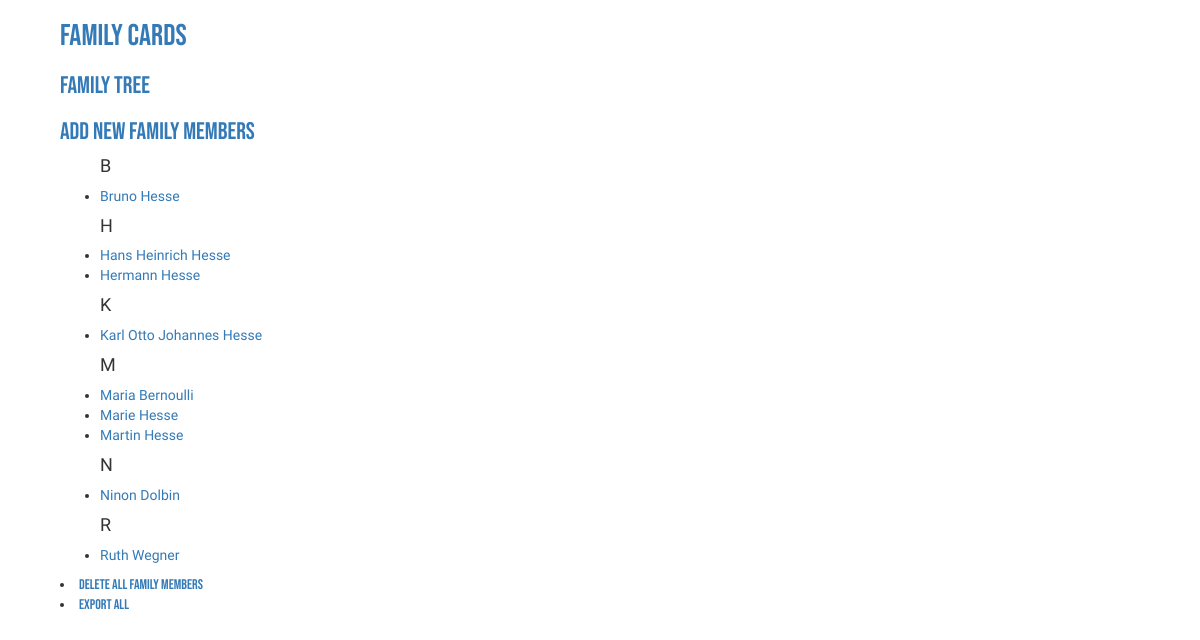
The page / on the database its author committed.
### familycards/models.py (models this page shows, shortened)
class FamilyMember(models.Model):
    first_name = models.CharField(max_length=200)
    last_name = models.CharField(max_length=200)
    other_names = models.CharField(max_length=200, blank=True)
    birth_name = models.CharField(max_length=200, blank=True)
    slug = models.SlugField(max_length=100, unique=True)
    date_of_birth = models.DateField(blank=True)
    city_of_birth = models.CharField(max_length=200, blank=True)
    country_of_birth = models.CharField(max_length=200, blank=True)
    date_of_death = models.DateField(blank=True)
    city_of_death = models.CharField(max_length=200, blank=True)
    country_of_death = models.CharField(max_length=200, blank=True)
    education = models.CharField(max_length=200, blank=True)
    job = models.CharField(max_length=200, blank=True)
    comments = models.CharField(max_length=500, blank=True)
    parents = MembersField(blank=True)
    partners = MembersField(blank=True)
    full_name = models.CharField(blank=True, max_length=200)

### familycards/views.py (the view)
# urls.py: path('', IndexView.as_view(), name='index'),
class IndexView(TemplateView):
   template_name = 'familycards/index.html'
   def get(self, request):
      context = {'family_members': FamilyMember.objects.all().order_by('first_name')}
      return render(request, self.template_name, context)

### familycards/models.py (called while the page is built)
    def from_db_value(self, value, expression, connection):
        if value is None:
            return value
        return value.split(', ')

### familycards/templates/familycards/index.html
{% extends 'familycards/base.html' %}
{% block content %}
<div class="index-familymembers-az">
   {% if family_members %}
       <ul>
       {% for family_member in family_members %}
           {% ifchanged family_member.first_name.0 %}<h4>{{family_member.first_name.0}}</h4>{% endifchanged%}
           <li><a href="{% url 'view_member' slug=family_member.slug %}">{{ family_member.first_name }} {{ family_member.last_name }}</a></li>
       {% endfor %}
       </ul>
   {% else %}
       <p>No family members added. You can test the app with Hesse Family</p>
   {% endif %}
</div>
<div class ='members-functions'>
    <li><a href="{% url 'delete_all' %}">delete all family members</a></li>
    <li><a href="{% url 'export_csv'%}">export all</a></li>
</div>
{% endblock %}

### familycards/static/css/familycards.css (style rules this page uses)
.members-functions li { padding-left: 30px; font-family: 'Bebas Neue', cursive; }
.index-familymembers-az, .index-familymembers-az p { padding-left: 30px; font-family: 'Nanum Gothic Coding', cursive; }
body { padding-left: 30px; }

### rows shown on the page
FamilyMember: first_name.0 "B", first_name "Bruno", last_name "Hesse"
FamilyMember: first_name.0 "H", first_name "Hans Heinrich", last_name "Hesse"
FamilyMember: first_name "Hermann", last_name "Hesse"
FamilyMember: first_name.0 "K", first_name "Karl Otto Johannes", last_name "Hesse"
FamilyMember: first_name.0 "M", first_name "Maria", last_name "Bernoulli"
FamilyMember: first_name "Marie", last_name "Hesse"
FamilyMember: first_name "Martin", last_name "Hesse"
FamilyMember: first_name.0 "N", first_name "Ninon", last_name "Dolbin"
FamilyMember: first_name.0 "R", first_name "Ruth", last_name "Wegner"
